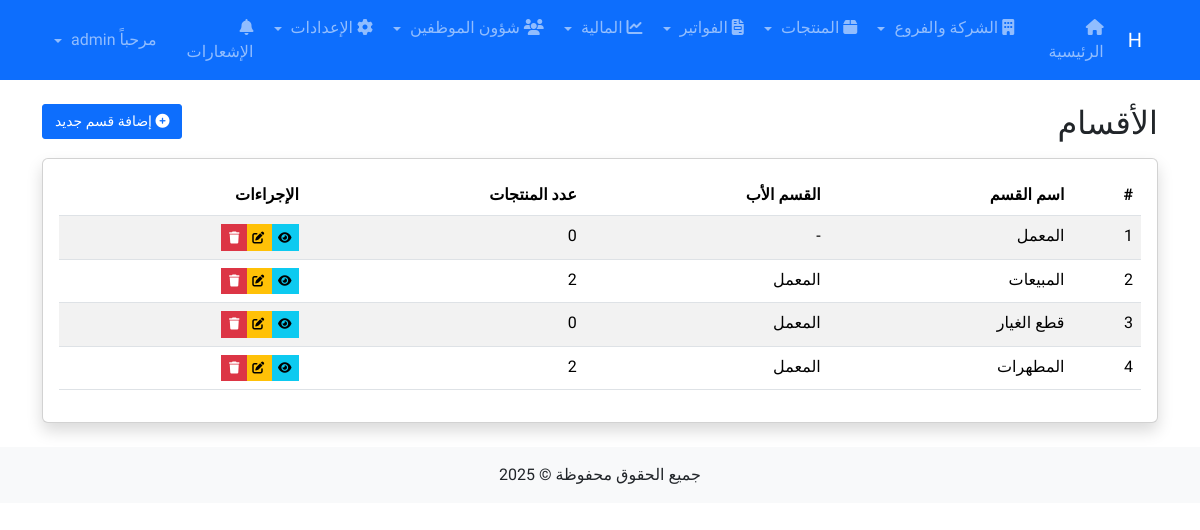
/products/categories/ (signed in), run on the app's committed database.
### products/models.py (models this page shows, shortened)
class Category(models.Model):
    name = models.CharField(_("اسم القسم"), max_length=255)
    parent = models.ForeignKey('self', on_delete=models.CASCADE, blank=True, null=True,
                             related_name='children', verbose_name=_("القسم الأب"))
    description = models.TextField(_("الوصف"), blank=True, null=True)
    class Meta:
        verbose_name = _("قسم")
        verbose_name_plural = _("الأقسام")

### products/views.py (the view)
# urls.py: path('categories/', views.category_list, name='category_list'),
@login_required
def category_list(request):
    categories = Category.objects.all()
    return render(request, 'products/category/list.html', {'categories': categories})

### users/context_processors.py (called while the page is built)
def notifications(request):
    context_data = {
        'unread_notifications_count': 0
    }
    if request.user.is_authenticated:
        context_data['unread_notifications_count'] = get_unread_notifications_count(request.user)
    return context_data

### users/utils.py (called while the page is built)
def get_unread_notifications_count(user):
    return UserNotification.objects.filter(recipient=user, is_read=False).count()

### templates/products/category/list.html (shortened to what this page needs)
{% extends 'base.html' %}
{% block content %}
<div class="row mb-3">
    <div class="col-md-8">
        <h2 class="mb-0">الأقسام</h2>
    </div>
    <div class="col-md-4 text-end">
        <a href="{% url 'category_add' %}" class="btn btn-primary">
            <i class="fas fa-plus-circle"></i> إضافة قسم جديد
        </a>
    </div>
</div>
<div class="card shadow">
    <div class="card-body">
        {% if categories %}
            <div class="table-responsive">
                <table class="table table-striped table-hover">
                    <thead>
                        <tr>
                            <th>#</th>
                            <th>اسم القسم</th>
                            <th>القسم الأب</th>
                            <th>عدد المنتجات</th>
                            <th>الإجراءات</th>
                        </tr>
                    </thead>
                    <tbody>
                        {% for category in categories %}
                            <tr>
                                <td>{{ forloop.counter }}</td>
                                <td>{{ category.name }}</td>
                                <td>{{ category.parent.name|default:"-" }}</td>
                                <td>{{ category.products.count }}</td>
                                <td>
                                    <div class="btn-group">
                                        <a href="{% url 'category_detail' category.pk %}" class="btn btn-sm btn-info">
                                            <i class="fas fa-eye"></i>
                                        </a>
                                        <a href="{% url 'category_edit' category.pk %}" class="btn btn-sm btn-warning">
                                            <i class="fas fa-edit"></i>
                                        </a>
                                        <a href="{% url 'category_delete' category.pk %}" class="btn btn-sm btn-danger">
                                            <i class="fas fa-trash"></i>
                                        </a>
                                    </div>
                                </td>
                            </tr>
                        {% endfor %}
                    </tbody>
                </table>
            </div>
        {% else %}
            <div class="alert alert-info">
                لا توجد أقسام مسجلة حتى الآن. <a href="{% url 'category_add' %}">أضف قسم جديد</a>
            </div>
        {% endif %}
    </div>
</div>
{% endblock %}

### templates/base.html (style rules this page uses)
body { font-family: 'Tajawal', sans-serif; }
.card { transition: transform 0.3s; }
.btn { padding: 0.375rem 0.75rem; font-size: 0.875rem; border-radius: 3px; box-shadow: none; transition: all 0.2s; }
.btn-sm { padding: 0.25rem 0.5rem; font-size: 0.75rem; }
.table .btn { padding: 0.2rem 0.4rem; font-size: 0.75rem; }

### data on the page
Category: name "المعمل", parent.name "-", products.count "0"
Category: name "المبيعات", parent.name "المعمل", products.count "2"
Category: name "قطع الغيار", parent.name "المعمل", products.count "0"
Category: name "المطهرات", parent.name "المعمل", products.count "2"
